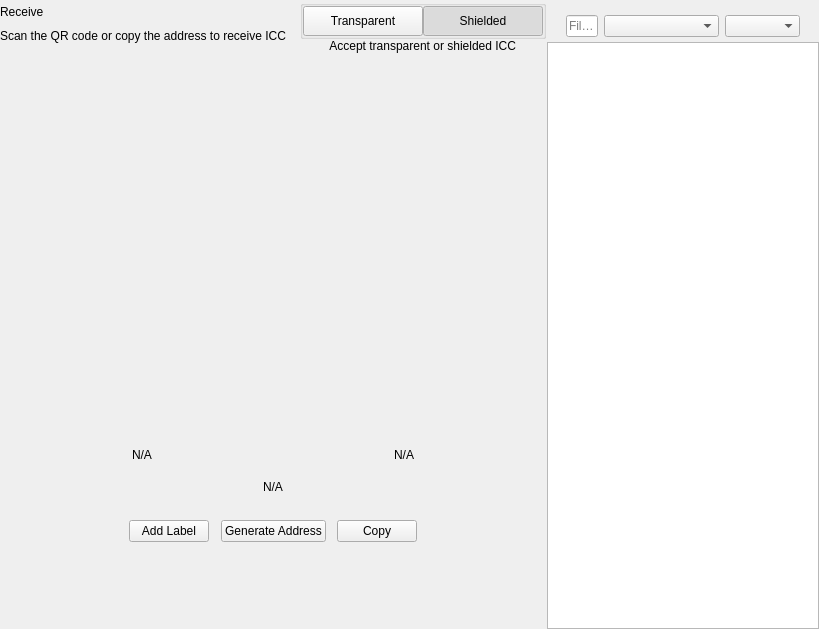
<?xml version="1.0" encoding="UTF-8"?>
<ui version="4.0">
 <class>ReceiveWidget</class>
 <widget class="QWidget" name="ReceiveWidget">
  <property name="geometry">
   <rect>
    <x>0</x>
    <y>0</y>
    <width>819</width>
    <height>629</height>
   </rect>
  </property>
  <property name="minimumSize">
   <size>
    <width>0</width>
    <height>0</height>
   </size>
  </property>
  <property name="windowTitle">
   <string>Form</string>
  </property>
  <layout class="QHBoxLayout" name="horizontalLayout_2" stretch="2,1">
   <property name="spacing">
    <number>0</number>
   </property>
   <property name="leftMargin">
    <number>0</number>
   </property>
   <property name="topMargin">
    <number>0</number>
   </property>
   <property name="rightMargin">
    <number>0</number>
   </property>
   <property name="bottomMargin">
    <number>0</number>
   </property>
   <item>
    <widget class="QWidget" name="left" native="true">
     <layout class="QVBoxLayout" name="verticalLayout_3">
      <property name="leftMargin">
       <number>0</number>
      </property>
      <property name="topMargin">
       <number>0</number>
      </property>
      <property name="rightMargin">
       <number>0</number>
      </property>
      <property name="bottomMargin">
       <number>0</number>
      </property>
      <item>
       <layout class="QVBoxLayout" name="verticalLayout_2">
        <property name="spacing">
         <number>0</number>
        </property>
        <property name="leftMargin">
         <number>0</number>
        </property>
        <item>
         <layout class="QHBoxLayout" name="horizontalLayout_3">
          <property name="spacing">
           <number>0</number>
          </property>
          <item>
           <layout class="QVBoxLayout" name="verticalLayout_4">
            <property name="spacing">
             <number>5</number>
            </property>
            <item>
             <widget class="QLabel" name="labelTitle">
              <property name="text">
               <string>Receive</string>
              </property>
             </widget>
            </item>
            <item alignment="Qt::AlignTop">
             <widget class="QLabel" name="labelSubtitle1">
              <property name="text">
               <string>Scan the QR code or copy the address to receive ICC</string>
              </property>
             </widget>
            </item>
           </layout>
          </item>
          <item>
           <spacer name="horizontalSpacer">
            <property name="orientation">
             <enum>Qt::Horizontal</enum>
            </property>
            <property name="sizeHint" stdset="0">
             <size>
              <width>40</width>
              <height>20</height>
             </size>
            </property>
           </spacer>
          </item>
          <item>
           <widget class="QWidget" name="containerViewPrivacyChecks" native="true">
            <layout class="QVBoxLayout" name="containerPrivacyChecks">
             <property name="spacing">
              <number>0</number>
             </property>
             <property name="leftMargin">
              <number>0</number>
             </property>
             <property name="topMargin">
              <number>0</number>
             </property>
             <property name="rightMargin">
              <number>0</number>
             </property>
             <property name="bottomMargin">
              <number>0</number>
             </property>
             <item alignment="Qt::AlignHCenter|Qt::AlignVCenter">
              <widget class="QGroupBox" name="groupBox">
               <property name="title">
                <string/>
               </property>
               <layout class="QHBoxLayout" name="horizontalLayout_2_1">
                <property name="spacing">
                 <number>0</number>
                </property>
                <property name="leftMargin">
                 <number>0</number>
                </property>
                <property name="topMargin">
                 <number>0</number>
                </property>
                <property name="rightMargin">
                 <number>0</number>
                </property>
                <property name="bottomMargin">
                 <number>0</number>
                </property>
                <item>
                 <widget class="QPushButton" name="pushLeft">
                  <property name="minimumSize">
                   <size>
                    <width>120</width>
                    <height>30</height>
                   </size>
                  </property>
                  <property name="maximumSize">
                   <size>
                    <width>120</width>
                    <height>30</height>
                   </size>
                  </property>
                  <property name="focusPolicy">
                   <enum>Qt::NoFocus</enum>
                  </property>
                  <property name="text">
                   <string>Transparent</string>
                  </property>
                  <property name="checkable">
                   <bool>true</bool>
                  </property>
                  <property name="autoExclusive">
                   <bool>true</bool>
                  </property>
                 </widget>
                </item>
                <item>
                 <widget class="QPushButton" name="pushRight">
                  <property name="minimumSize">
                   <size>
                    <width>120</width>
                    <height>30</height>
                   </size>
                  </property>
                  <property name="maximumSize">
                   <size>
                    <width>120</width>
                    <height>30</height>
                   </size>
                  </property>
                  <property name="focusPolicy">
                   <enum>Qt::NoFocus</enum>
                  </property>
                  <property name="text">
                   <string>Shielded</string>
                  </property>
                  <property name="checkable">
                   <bool>true</bool>
                  </property>
                  <property name="checked">
                   <bool>true</bool>
                  </property>
                  <property name="autoExclusive">
                   <bool>true</bool>
                  </property>
                 </widget>
                </item>
               </layout>
              </widget>
             </item>
             <item alignment="Qt::AlignHCenter|Qt::AlignTop">
              <widget class="QLabel" name="labelSubtitle2">
               <property name="text">
                <string>Accept transparent or shielded ICC</string>
               </property>
               <property name="alignment">
                <set>Qt::AlignRight|Qt::AlignTrailing|Qt::AlignVCenter</set>
               </property>
              </widget>
             </item>
            </layout>
           </widget>
          </item>
         </layout>
        </item>
        <item>
         <spacer name="verticalSpacer_2">
          <property name="orientation">
           <enum>Qt::Vertical</enum>
          </property>
          <property name="sizeType">
           <enum>QSizePolicy::Expanding</enum>
          </property>
          <property name="sizeHint" stdset="0">
           <size>
            <width>20</width>
            <height>50</height>
           </size>
          </property>
         </spacer>
        </item>
        <item alignment="Qt::AlignHCenter">
         <widget class="QWidget" name="layoutQR" native="true">
          <property name="maximumSize">
           <size>
            <width>510</width>
            <height>16777215</height>
           </size>
          </property>
          <layout class="QVBoxLayout" name="verticalLayoutQr">
           <item>
            <spacer name="verticalSpacer11">
             <property name="orientation">
              <enum>Qt::Vertical</enum>
             </property>
             <property name="sizeType">
              <enum>QSizePolicy::Fixed</enum>
             </property>
             <property name="sizeHint" stdset="0">
              <size>
               <width>20</width>
               <height>20</height>
              </size>
             </property>
            </spacer>
           </item>
           <item alignment="Qt::AlignHCenter">
            <widget class="QLabel" name="labelQrImg">
             <property name="minimumSize">
              <size>
               <width>260</width>
               <height>260</height>
              </size>
             </property>
             <property name="maximumSize">
              <size>
               <width>260</width>
               <height>260</height>
              </size>
             </property>
             <property name="text">
              <string/>
             </property>
             <property name="alignment">
              <set>Qt::AlignCenter</set>
             </property>
            </widget>
           </item>
           <item>
            <spacer name="verticalSpacer_21">
             <property name="orientation">
              <enum>Qt::Vertical</enum>
             </property>
             <property name="sizeType">
              <enum>QSizePolicy::Fixed</enum>
             </property>
             <property name="sizeHint" stdset="0">
              <size>
               <width>20</width>
               <height>30</height>
              </size>
             </property>
            </spacer>
           </item>
           <item>
            <widget class="QWidget" name="widget" native="true">
             <property name="minimumSize">
              <size>
               <width>0</width>
               <height>0</height>
              </size>
             </property>
             <layout class="QHBoxLayout" name="horizontalLayout_5">
              <item>
               <widget class="QLabel" name="labelLabel">
                <property name="text">
                 <string notr="true">N/A</string>
                </property>
               </widget>
              </item>
              <item>
               <spacer name="horizontalSpacer_2">
                <property name="orientation">
                 <enum>Qt::Horizontal</enum>
                </property>
                <property name="sizeHint" stdset="0">
                 <size>
                  <width>141</width>
                  <height>20</height>
                 </size>
                </property>
               </spacer>
              </item>
              <item>
               <widget class="QLabel" name="labelDate">
                <property name="text">
                 <string notr="true">N/A</string>
                </property>
                <property name="alignment">
                 <set>Qt::AlignRight|Qt::AlignTrailing|Qt::AlignVCenter</set>
                </property>
               </widget>
              </item>
             </layout>
            </widget>
           </item>
           <item>
            <widget class="QLabel" name="labelAddress">
             <property name="sizePolicy">
              <sizepolicy hsizetype="Expanding" vsizetype="Preferred">
               <horstretch>0</horstretch>
               <verstretch>0</verstretch>
              </sizepolicy>
             </property>
             <property name="minimumSize">
              <size>
               <width>300</width>
               <height>0</height>
              </size>
             </property>
             <property name="text">
              <string notr="true">N/A</string>
             </property>
             <property name="alignment">
              <set>Qt::AlignCenter</set>
             </property>
            </widget>
           </item>
           <item>
            <spacer name="verticalSpacer_4">
             <property name="orientation">
              <enum>Qt::Vertical</enum>
             </property>
             <property name="sizeType">
              <enum>QSizePolicy::Fixed</enum>
             </property>
             <property name="sizeHint" stdset="0">
              <size>
               <width>20</width>
               <height>20</height>
              </size>
             </property>
            </spacer>
           </item>
           <item>
            <layout class="QHBoxLayout" name="horizontalLayout_4">
             <item alignment="Qt::AlignHCenter">
              <widget class="QPushButton" name="pushButtonLabel">
               <property name="focusPolicy">
                <enum>Qt::NoFocus</enum>
               </property>
               <property name="text">
                <string>Add Label</string>
               </property>
              </widget>
             </item>
             <item alignment="Qt::AlignHCenter">
              <widget class="QPushButton" name="pushButtonNewAddress">
               <property name="focusPolicy">
                <enum>Qt::NoFocus</enum>
               </property>
               <property name="text">
                <string>Generate Address</string>
               </property>
              </widget>
             </item>
             <item alignment="Qt::AlignHCenter">
              <widget class="QPushButton" name="pushButtonCopy">
               <property name="focusPolicy">
                <enum>Qt::NoFocus</enum>
               </property>
               <property name="text">
                <string>Copy</string>
               </property>
              </widget>
             </item>
            </layout>
           </item>
           <item>
            <spacer name="verticalSpacer_3">
             <property name="orientation">
              <enum>Qt::Vertical</enum>
             </property>
             <property name="sizeType">
              <enum>QSizePolicy::Expanding</enum>
             </property>
             <property name="sizeHint" stdset="0">
              <size>
               <width>20</width>
               <height>20</height>
              </size>
             </property>
            </spacer>
           </item>
          </layout>
         </widget>
        </item>
        <item>
         <spacer name="verticalSpacer">
          <property name="orientation">
           <enum>Qt::Vertical</enum>
          </property>
          <property name="sizeHint" stdset="0">
           <size>
            <width>20</width>
            <height>40</height>
           </size>
          </property>
         </spacer>
        </item>
       </layout>
      </item>
     </layout>
    </widget>
   </item>
   <item>
    <widget class="QWidget" name="right" native="true">
     <layout class="QVBoxLayout" name="verticalLayout_5">
      <property name="spacing">
       <number>0</number>
      </property>
      <property name="leftMargin">
       <number>1</number>
      </property>
      <property name="topMargin">
       <number>0</number>
      </property>
      <property name="rightMargin">
       <number>0</number>
      </property>
      <property name="bottomMargin">
       <number>0</number>
      </property>
      <item>
       <layout class="QVBoxLayout" name="container_right">
        <property name="spacing">
         <number>0</number>
        </property>
        <property name="leftMargin">
         <number>0</number>
        </property>
        <property name="rightMargin">
         <number>0</number>
        </property>
        <item>
         <layout class="QVBoxLayout" name="verticalLayout">
          <property name="spacing">
           <number>6</number>
          </property>
          <property name="leftMargin">
           <number>19</number>
          </property>
          <property name="rightMargin">
           <number>19</number>
          </property>
          <item>
           <widget class="OptionButton" name="btnRequest" native="true"/>
          </item>
          <item>
           <widget class="OptionButton" name="btnMyAddresses" native="true">
            <property name="sizePolicy">
             <sizepolicy hsizetype="Preferred" vsizetype="Minimum">
              <horstretch>0</horstretch>
              <verstretch>0</verstretch>
             </sizepolicy>
            </property>
           </widget>
          </item>
         </layout>
        </item>
        <item>
         <widget class="QWidget" name="sortWidget" native="true">
          <layout class="QHBoxLayout" name="horizontalLayout_6">
           <property name="leftMargin">
            <number>19</number>
           </property>
           <property name="rightMargin">
            <number>19</number>
           </property>
           <property name="bottomMargin">
            <number>5</number>
           </property>
           <item>
            <widget class="QLineEdit" name="lineEditFilter">
             <property name="sizePolicy">
              <sizepolicy hsizetype="Expanding" vsizetype="Fixed">
               <horstretch>0</horstretch>
               <verstretch>0</verstretch>
              </sizepolicy>
             </property>
             <property name="minimumSize">
              <size>
               <width>0</width>
               <height>0</height>
              </size>
             </property>
             <property name="contextMenuPolicy">
              <enum>Qt::DefaultContextMenu</enum>
             </property>
             <property name="acceptDrops">
              <bool>false</bool>
             </property>
             <property name="maxLength">
              <number>40</number>
             </property>
             <property name="placeholderText">
              <string>Filter</string>
             </property>
            </widget>
           </item>
           <item>
            <spacer name="horizontalSpacer_3">
             <property name="orientation">
              <enum>Qt::Horizontal</enum>
             </property>
             <property name="sizeType">
              <enum>QSizePolicy::Preferred</enum>
             </property>
             <property name="sizeHint" stdset="0">
              <size>
               <width>20</width>
               <height>20</height>
              </size>
             </property>
            </spacer>
           </item>
           <item>
            <widget class="QComboBox" name="comboBoxSort">
             <property name="sizePolicy">
              <sizepolicy hsizetype="Preferred" vsizetype="Fixed">
               <horstretch>0</horstretch>
               <verstretch>0</verstretch>
              </sizepolicy>
             </property>
             <property name="minimumSize">
              <size>
               <width>115</width>
               <height>0</height>
              </size>
             </property>
            </widget>
           </item>
           <item>
            <widget class="QComboBox" name="comboBoxSortOrder">
             <property name="sizePolicy">
              <sizepolicy hsizetype="Preferred" vsizetype="Fixed">
               <horstretch>0</horstretch>
               <verstretch>0</verstretch>
              </sizepolicy>
             </property>
             <property name="minimumSize">
              <size>
               <width>75</width>
               <height>0</height>
              </size>
             </property>
            </widget>
           </item>
          </layout>
          <zorder>comboBoxSort</zorder>
          <zorder>comboBoxSortOrder</zorder>
          <zorder>lineEditFilter</zorder>
         </widget>
        </item>
        <item>
         <widget class="QListView" name="listViewAddress"/>
        </item>
       </layout>
      </item>
     </layout>
    </widget>
   </item>
  </layout>
 </widget>
 <customwidgets>
  <customwidget>
   <class>OptionButton</class>
   <extends>QWidget</extends>
   <header>qt/infincoincash/optionbutton.h</header>
   <container>1</container>
  </customwidget>
 </customwidgets>
 <resources/>
 <connections/>
</ui>
